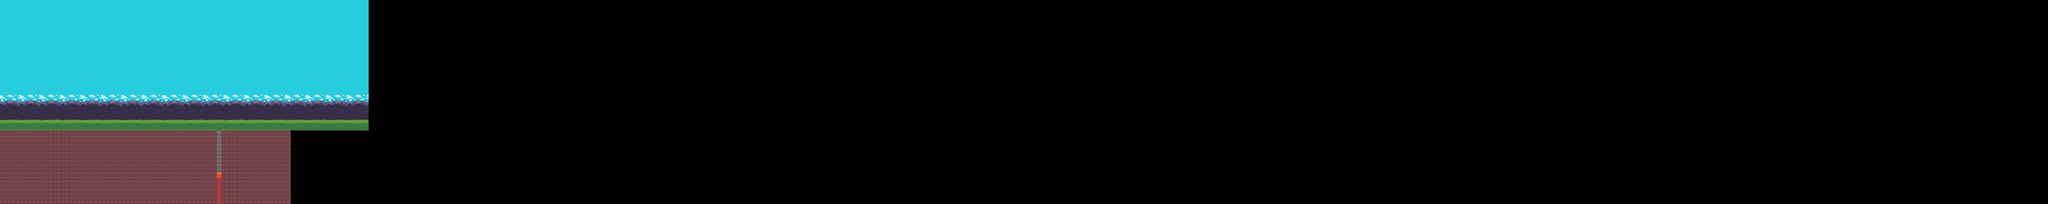

Rendered tile map (Tiled .tmx) drawn with the repository's tilesets; below, a short description and the map source with its tile grids summarised:
An orthogonal 500x50 tile map with 32x32 px tiles, 3 tile layers (Background_1, Lava_1, GroundLayer_1), 2 tilesets and 6 objects.

<map version="1.4" tiledversion="1.4.3" orientation="orthogonal" renderorder="right-down" width="500" height="50" tilewidth="32" tileheight="32" infinite="0" nextlayerid="4" nextobjectid="1">
 <tileset firstgid="1" name="Terrain" tilewidth="32" tileheight="32" tilecount="300" columns="30">
  <image source="../assets/tiles/Tileset.png" width="960" height="320" />
  <tile id="60">
   <objectgroup draworder="index" id="2">
    <object id="1" x="1" y="0" width="31" height="32" />
   </objectgroup>
  </tile>
  <tile id="61">
   <objectgroup draworder="index" id="2">
    <object id="1" x="0" y="0" width="32" height="32" />
   </objectgroup>
  </tile>
  <tile id="62">
   <objectgroup draworder="index" id="2">
    <object id="1" x="0" y="0" width="31" height="32" />
   </objectgroup>
  </tile>
  <tile id="90">
   <objectgroup draworder="index" id="2">
    <object id="1" x="1" y="0" width="31" height="32" />
   </objectgroup>
  </tile>
  <tile id="91">
   <objectgroup draworder="index" id="2">
    <object id="1" x="0" y="0" width="32" height="32" />
   </objectgroup>
  </tile>
  <tile id="92">
   <objectgroup draworder="index" id="2">
    <object id="1" x="0" y="0" width="31" height="32" />
   </objectgroup>
  </tile>
 </tileset>
 <tileset firstgid="301" name="Background_1" tilewidth="32" tileheight="32" tilecount="75" columns="5">
  <image source="../assets/tiles/Background.png" width="160" height="480" />
 </tileset>
 <layer id="2" name="Background_1" width="500" height="50">
  <data>[25000 cells, 2934 non-empty, 56 distinct tile ids]</data>
 </layer>
 <layer id="3" name="Lava_1" width="500" height="50">
  <data>[25000 cells, 24 non-empty, 3 distinct tile ids]</data>
 </layer>
 <layer id="1" name="GroundLayer_1" width="500" height="50">
  <data>[25000 cells, 1330 non-empty, 8 distinct tile ids]</data>
 </layer>
</map>
